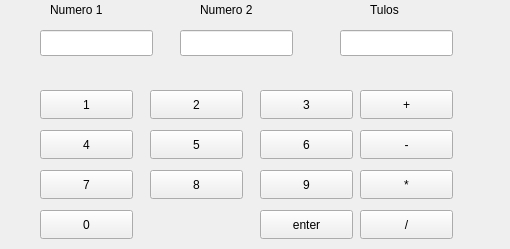
<?xml version="1.0" encoding="UTF-8"?>
<ui version="4.0">
 <class>MainWindow</class>
 <widget class="QMainWindow" name="MainWindow">
  <property name="geometry">
   <rect>
    <x>0</x>
    <y>0</y>
    <width>510</width>
    <height>249</height>
   </rect>
  </property>
  <property name="windowTitle">
   <string>MainWindow</string>
  </property>
  <widget class="QWidget" name="centralwidget">
   <widget class="QPushButton" name="N1">
    <property name="geometry">
     <rect>
      <x>40</x>
      <y>90</y>
      <width>93</width>
      <height>29</height>
     </rect>
    </property>
    <property name="text">
     <string>1</string>
    </property>
   </widget>
   <widget class="QPushButton" name="N2">
    <property name="geometry">
     <rect>
      <x>150</x>
      <y>90</y>
      <width>93</width>
      <height>29</height>
     </rect>
    </property>
    <property name="text">
     <string>2</string>
    </property>
   </widget>
   <widget class="QPushButton" name="N3">
    <property name="geometry">
     <rect>
      <x>260</x>
      <y>90</y>
      <width>93</width>
      <height>29</height>
     </rect>
    </property>
    <property name="text">
     <string>3</string>
    </property>
   </widget>
   <widget class="QPushButton" name="Plus">
    <property name="geometry">
     <rect>
      <x>360</x>
      <y>90</y>
      <width>93</width>
      <height>29</height>
     </rect>
    </property>
    <property name="text">
     <string>+</string>
    </property>
   </widget>
   <widget class="QLineEdit" name="result">
    <property name="geometry">
     <rect>
      <x>340</x>
      <y>30</y>
      <width>113</width>
      <height>26</height>
     </rect>
    </property>
    <property name="text">
     <string/>
    </property>
   </widget>
   <widget class="QLineEdit" name="num1">
    <property name="geometry">
     <rect>
      <x>40</x>
      <y>30</y>
      <width>113</width>
      <height>26</height>
     </rect>
    </property>
    <property name="text">
     <string/>
    </property>
   </widget>
   <widget class="QLineEdit" name="num2">
    <property name="geometry">
     <rect>
      <x>180</x>
      <y>30</y>
      <width>113</width>
      <height>26</height>
     </rect>
    </property>
    <property name="text">
     <string/>
    </property>
   </widget>
   <widget class="QPushButton" name="N4">
    <property name="geometry">
     <rect>
      <x>40</x>
      <y>130</y>
      <width>93</width>
      <height>29</height>
     </rect>
    </property>
    <property name="text">
     <string>4</string>
    </property>
   </widget>
   <widget class="QPushButton" name="N5">
    <property name="geometry">
     <rect>
      <x>150</x>
      <y>130</y>
      <width>93</width>
      <height>29</height>
     </rect>
    </property>
    <property name="text">
     <string>5</string>
    </property>
   </widget>
   <widget class="QPushButton" name="N6">
    <property name="geometry">
     <rect>
      <x>260</x>
      <y>130</y>
      <width>93</width>
      <height>29</height>
     </rect>
    </property>
    <property name="text">
     <string>6</string>
    </property>
   </widget>
   <widget class="QPushButton" name="N7">
    <property name="geometry">
     <rect>
      <x>40</x>
      <y>170</y>
      <width>93</width>
      <height>29</height>
     </rect>
    </property>
    <property name="text">
     <string>7</string>
    </property>
   </widget>
   <widget class="QPushButton" name="N8">
    <property name="geometry">
     <rect>
      <x>150</x>
      <y>170</y>
      <width>93</width>
      <height>29</height>
     </rect>
    </property>
    <property name="text">
     <string>8</string>
    </property>
   </widget>
   <widget class="QPushButton" name="N9">
    <property name="geometry">
     <rect>
      <x>260</x>
      <y>170</y>
      <width>93</width>
      <height>29</height>
     </rect>
    </property>
    <property name="text">
     <string>9</string>
    </property>
   </widget>
   <widget class="QPushButton" name="N0">
    <property name="geometry">
     <rect>
      <x>40</x>
      <y>210</y>
      <width>93</width>
      <height>29</height>
     </rect>
    </property>
    <property name="text">
     <string>0</string>
    </property>
   </widget>
   <widget class="QPushButton" name="enter">
    <property name="geometry">
     <rect>
      <x>260</x>
      <y>210</y>
      <width>93</width>
      <height>29</height>
     </rect>
    </property>
    <property name="text">
     <string>enter</string>
    </property>
   </widget>
   <widget class="QPushButton" name="Miinus">
    <property name="geometry">
     <rect>
      <x>360</x>
      <y>130</y>
      <width>93</width>
      <height>29</height>
     </rect>
    </property>
    <property name="text">
     <string>-</string>
    </property>
   </widget>
   <widget class="QPushButton" name="Kerto">
    <property name="geometry">
     <rect>
      <x>360</x>
      <y>170</y>
      <width>93</width>
      <height>29</height>
     </rect>
    </property>
    <property name="text">
     <string>*</string>
    </property>
   </widget>
   <widget class="QPushButton" name="Jako">
    <property name="geometry">
     <rect>
      <x>360</x>
      <y>210</y>
      <width>93</width>
      <height>29</height>
     </rect>
    </property>
    <property name="text">
     <string>/</string>
    </property>
   </widget>
   <widget class="QLabel" name="label">
    <property name="geometry">
     <rect>
      <x>50</x>
      <y>0</y>
      <width>63</width>
      <height>20</height>
     </rect>
    </property>
    <property name="text">
     <string>Numero 1</string>
    </property>
   </widget>
   <widget class="QLabel" name="label_2">
    <property name="geometry">
     <rect>
      <x>200</x>
      <y>0</y>
      <width>81</width>
      <height>20</height>
     </rect>
    </property>
    <property name="text">
     <string>Numero 2</string>
    </property>
   </widget>
   <widget class="QLabel" name="label_3">
    <property name="geometry">
     <rect>
      <x>370</x>
      <y>0</y>
      <width>63</width>
      <height>20</height>
     </rect>
    </property>
    <property name="text">
     <string>Tulos</string>
    </property>
   </widget>
  </widget>
 </widget>
 <resources/>
 <connections/>
</ui>
